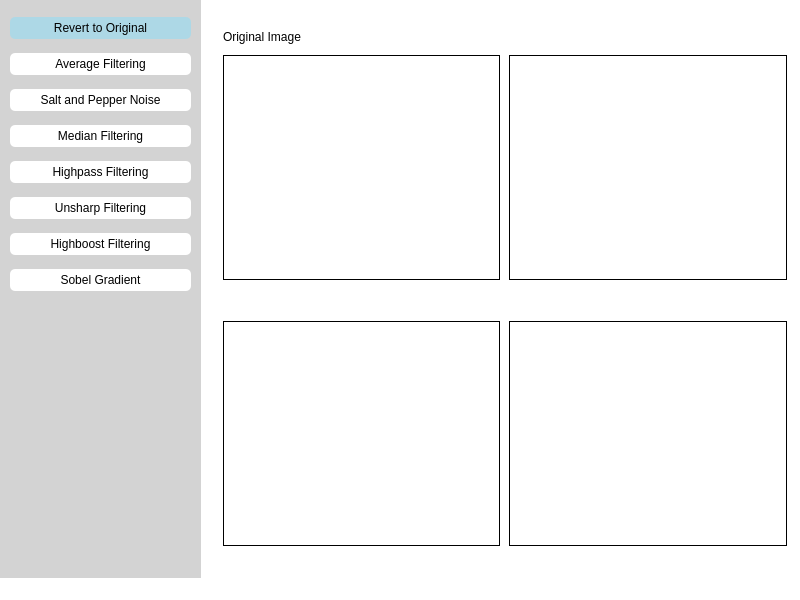
<?xml version="1.0" encoding="UTF-8"?>
<ui version="4.0">
 <class>MainWindow</class>
 <widget class="QMainWindow" name="MainWindow">
  <property name="geometry">
   <rect>
    <x>0</x>
    <y>0</y>
    <width>800</width>
    <height>600</height>
   </rect>
  </property>
  <property name="windowTitle">
   <string>MainWindow</string>
  </property>
  <property name="autoFillBackground">
   <bool>false</bool>
  </property>
  <property name="styleSheet">
   <string notr="true">QWidget { background-color: white; }</string>
  </property>
  <widget class="QWidget" name="centralwidget">
   <property name="autoFillBackground">
    <bool>false</bool>
   </property>
   <widget class="QWidget" name="widget" native="true">
    <property name="geometry">
     <rect>
      <x>0</x>
      <y>-1</y>
      <width>201</width>
      <height>581</height>
     </rect>
    </property>
    <property name="autoFillBackground">
     <bool>false</bool>
    </property>
    <property name="styleSheet">
     <string notr="true">QWidget { background-color: lightgrey; }</string>
    </property>
    <widget class="QWidget" name="verticalLayoutWidget_2">
     <property name="geometry">
      <rect>
       <x>10</x>
       <y>10</y>
       <width>181</width>
       <height>292</height>
      </rect>
     </property>
     <layout class="QVBoxLayout" name="verticalLayout_2">
      <item>
       <widget class="QPushButton" name="reset_original">
        <property name="styleSheet">
         <string notr="true">background-color: lightblue;
border-radius: 5px;
padding: 4px;</string>
        </property>
        <property name="text">
         <string>Revert to Original</string>
        </property>
       </widget>
      </item>
      <item>
       <widget class="QPushButton" name="avg_filter">
        <property name="styleSheet">
         <string notr="true">background-color: white;
border-radius: 5px;
padding: 4px;</string>
        </property>
        <property name="text">
         <string>Average Filtering</string>
        </property>
       </widget>
      </item>
      <item>
       <widget class="QPushButton" name="salt_pepper">
        <property name="styleSheet">
         <string notr="true">background-color: white;
border-radius: 5px;
padding: 4px;</string>
        </property>
        <property name="text">
         <string>Salt and Pepper Noise</string>
        </property>
       </widget>
      </item>
      <item>
       <widget class="QPushButton" name="mdn_filter">
        <property name="styleSheet">
         <string notr="true">background-color: white;
border-radius: 5px;
padding: 4px;</string>
        </property>
        <property name="text">
         <string>Median Filtering</string>
        </property>
       </widget>
      </item>
      <item>
       <widget class="QPushButton" name="hpass_filter">
        <property name="styleSheet">
         <string notr="true">background-color: white;
border-radius: 5px;
padding: 4px;</string>
        </property>
        <property name="text">
         <string>Highpass Filtering</string>
        </property>
       </widget>
      </item>
      <item>
       <widget class="QPushButton" name="unsharp_filter">
        <property name="styleSheet">
         <string notr="true">background-color: white;
border-radius: 5px;
padding: 4px;</string>
        </property>
        <property name="text">
         <string>Unsharp Filtering</string>
        </property>
       </widget>
      </item>
      <item>
       <widget class="QPushButton" name="hboost_filter">
        <property name="styleSheet">
         <string notr="true">background-color: white;
border-radius: 5px;
padding: 4px;</string>
        </property>
        <property name="text">
         <string>Highboost Filtering</string>
        </property>
       </widget>
      </item>
      <item>
       <widget class="QPushButton" name="sobel_gradient">
        <property name="styleSheet">
         <string notr="true">background-color: white;
border-radius: 5px;
padding: 4px;</string>
        </property>
        <property name="text">
         <string>Sobel Gradient</string>
        </property>
       </widget>
      </item>
     </layout>
    </widget>
   </widget>
   <widget class="QWidget" name="gridLayoutWidget">
    <property name="geometry">
     <rect>
      <x>220</x>
      <y>20</y>
      <width>571</width>
      <height>531</height>
     </rect>
    </property>
    <layout class="QGridLayout" name="gridLayout">
     <item row="0" column="0">
      <layout class="QVBoxLayout" name="verticalLayout_6">
       <property name="spacing">
        <number>-1</number>
       </property>
       <property name="sizeConstraint">
        <enum>QLayout::SetNoConstraint</enum>
       </property>
       <item>
        <widget class="QLabel" name="orig_label">
         <property name="maximumSize">
          <size>
           <width>16777215</width>
           <height>25</height>
          </size>
         </property>
         <property name="text">
          <string>Original Image</string>
         </property>
        </widget>
       </item>
       <item>
        <widget class="QLabel" name="origimg">
         <property name="sizePolicy">
          <sizepolicy hsizetype="Maximum" vsizetype="Maximum">
           <horstretch>0</horstretch>
           <verstretch>0</verstretch>
          </sizepolicy>
         </property>
         <property name="maximumSize">
          <size>
           <width>277</width>
           <height>225</height>
          </size>
         </property>
         <property name="styleSheet">
          <string notr="true">border: 1px solid black</string>
         </property>
         <property name="text">
          <string/>
         </property>
         <property name="scaledContents">
          <bool>true</bool>
         </property>
        </widget>
       </item>
      </layout>
     </item>
     <item row="1" column="0">
      <layout class="QVBoxLayout" name="verticalLayout_5">
       <item>
        <widget class="QLabel" name="img2_label">
         <property name="maximumSize">
          <size>
           <width>16777215</width>
           <height>25</height>
          </size>
         </property>
         <property name="text">
          <string/>
         </property>
        </widget>
       </item>
       <item>
        <widget class="QLabel" name="img2">
         <property name="sizePolicy">
          <sizepolicy hsizetype="Maximum" vsizetype="Maximum">
           <horstretch>0</horstretch>
           <verstretch>0</verstretch>
          </sizepolicy>
         </property>
         <property name="maximumSize">
          <size>
           <width>278</width>
           <height>225</height>
          </size>
         </property>
         <property name="styleSheet">
          <string notr="true">border: 1px solid black</string>
         </property>
         <property name="text">
          <string/>
         </property>
         <property name="scaledContents">
          <bool>true</bool>
         </property>
        </widget>
       </item>
      </layout>
     </item>
     <item row="1" column="2">
      <layout class="QVBoxLayout" name="verticalLayout_4">
       <item>
        <widget class="QLabel" name="img3_label">
         <property name="maximumSize">
          <size>
           <width>16777215</width>
           <height>25</height>
          </size>
         </property>
         <property name="text">
          <string/>
         </property>
        </widget>
       </item>
       <item>
        <widget class="QLabel" name="img3">
         <property name="sizePolicy">
          <sizepolicy hsizetype="Maximum" vsizetype="Maximum">
           <horstretch>0</horstretch>
           <verstretch>0</verstretch>
          </sizepolicy>
         </property>
         <property name="maximumSize">
          <size>
           <width>278</width>
           <height>225</height>
          </size>
         </property>
         <property name="styleSheet">
          <string notr="true">border: 1px solid black</string>
         </property>
         <property name="text">
          <string/>
         </property>
         <property name="scaledContents">
          <bool>true</bool>
         </property>
        </widget>
       </item>
      </layout>
     </item>
     <item row="0" column="2">
      <layout class="QVBoxLayout" name="verticalLayout_3">
       <item>
        <widget class="QLabel" name="img1_label">
         <property name="maximumSize">
          <size>
           <width>16777215</width>
           <height>25</height>
          </size>
         </property>
         <property name="text">
          <string/>
         </property>
        </widget>
       </item>
       <item>
        <widget class="QLabel" name="img1">
         <property name="sizePolicy">
          <sizepolicy hsizetype="Maximum" vsizetype="Maximum">
           <horstretch>0</horstretch>
           <verstretch>0</verstretch>
          </sizepolicy>
         </property>
         <property name="maximumSize">
          <size>
           <width>278</width>
           <height>225</height>
          </size>
         </property>
         <property name="styleSheet">
          <string notr="true">border: 1px solid black</string>
         </property>
         <property name="text">
          <string/>
         </property>
         <property name="scaledContents">
          <bool>true</bool>
         </property>
        </widget>
       </item>
      </layout>
     </item>
    </layout>
   </widget>
  </widget>
  <widget class="QMenuBar" name="menubar">
   <property name="geometry">
    <rect>
     <x>0</x>
     <y>0</y>
     <width>800</width>
     <height>22</height>
    </rect>
   </property>
  </widget>
  <widget class="QStatusBar" name="statusbar"/>
 </widget>
 <resources/>
 <connections/>
</ui>
